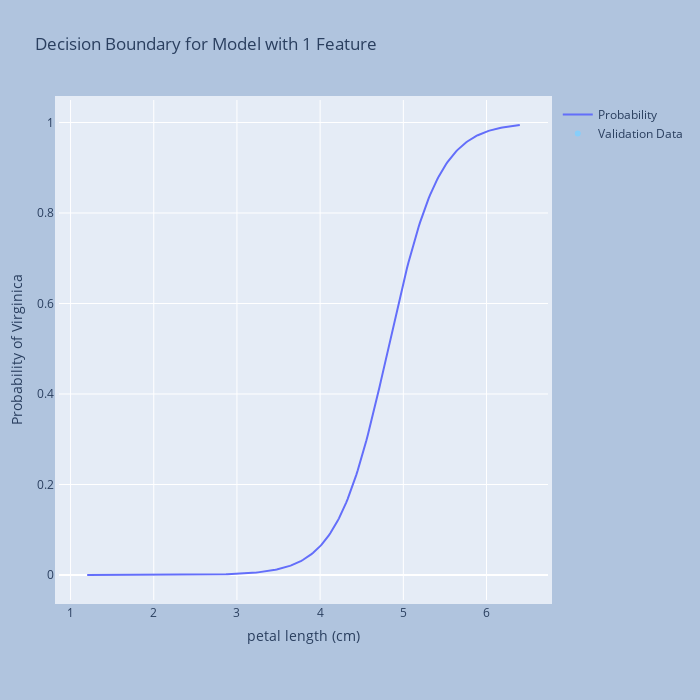

This figure's notebook cell:
### Markdown cell above
## 5_decision boundary:
Plotting decision boundaries, especially for models with more than two features, requires some creative visualization techniques. For models with 1 or 2 features, we can directly plot the decision boundary on a 2D graph. For a model with 3 features, we'll use a 3D plot, which Plotly excels at because it allows interactive rotation and better examination of the decision space.

### Code cell
import numpy as np
import pandas as pd
import plotly.graph_objects as go


feature_name = X_val_sub_1.columns[0]  # Extract the name of the feature

# Generate a range of values for the feature, ensuring it covers the validation data range
feature_range = np.linspace(X_val_sub_1.min().values[0], X_val_sub_1.max().values[0], 300).reshape(-1, 1)

# Convert feature_range to a DataFrame with the appropriate column name
feature_range_df = pd.DataFrame(feature_range, columns=[feature_name])

# Predict probabilities for these values using the DataFrame
probabilities = log_reg1.predict_proba(feature_range_df)[:, 1]

# Ensure the feature_range is flattened for plotting
feature_range_flat = feature_range.flatten()

# Plotting
fig = go.Figure()

# Plot size
fig.update_layout(
    autosize=False,
    width=700,
    height=700,
    margin=dict(
        l=50,
        r=50,
        b=100,
        t=100,
        pad=4
    ),
    paper_bgcolor="LightSteelBlue",
)

# Decision Boundary
fig.add_trace(go.Scatter(x=feature_range_flat, y=probabilities, mode='lines', name='Probability'))

# Validation Data Points
x_values = X_val_sub_1.iloc[:, 0].values  # Assuming the first column is the feature we're interested in
fig.add_trace(go.Scatter(x=x_values, y=y_val, mode='markers', name='Validation Data', marker=dict(color='LightSkyBlue')))

# Update layout
fig.update_layout(title='Decision Boundary for Model with 1 Feature',
                  xaxis_title=feature_name,
                  yaxis_title='Probability of Virginica')

# Show plot
fig.show()

### Figure 1 — Plotly figure (JSON) as saved in the notebook; plotly's stock layout.template omitted (floating-point values rounded to 4 significant figures; data arrays with more than 128 entries replaced by an {"elided": "..."} marker saying what was removed)
{"data": [{"mode": "lines", "name": "Probability", "type": "scatter", "x": {"elided": "300 float values"}, "y": {"elided": "300 float values"}}, {"marker": {"color": "LightSkyBlue"}, "mode": "markers", "name": "Validation Data", "type": "scatter", "x": [4.5, 4.5, 4.2, 1.2, 4.5, 4.4, 1.4, 1.3, 6, 5, 1.3, 6.4, 4.4, 4.1, 5.1], "y": [false, false, false, false, false, false, false, false, true, false, false, true, false, false, true]}], "layout": {"autosize": false, "height": 700, "margin": {"b": 100, "l": 50, "pad": 4, "r": 50, "t": 100}, "paper_bgcolor": "LightSteelBlue", "title": {"text": "Decision Boundary for Model with 1 Feature"}, "width": 700, "xaxis": {"title": {"text": "petal length (cm)"}}, "yaxis": {"title": {"text": "Probability of Virginica"}}}}
